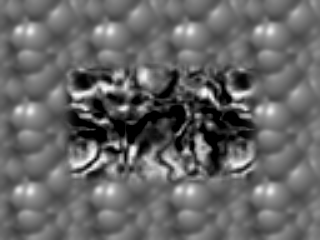
%> input picture CS4495 - Computer Vision/PS5/Problem 4 Code/Shift0.png, 320 x 240 px
$ octave ps5_4_1_3.m   (GNU Octave 9; MATLAB toolbox functions it lacks are replaced by stand-ins)
%> lines starting %> are read from the running program, lines starting %| are printed output that depends on the picture
### CS4495 - Computer Vision/PS5/Problem 4 Code/GaussianSequence.m
function [ pyramids ] = GaussianSequence( ims )
    len = length(ims);
    pyramids = {};
    for i = 1 : len
        pyramids = [pyramids; GaussianPyramid(ims{i})];
    end
end

### CS4495 - Computer Vision/PS5/Problem 4 Code/GaussianPyramid.m
function [ pyramid ] = GaussianPyramid( im )
    start = im2double(im);
    [sr, sc] = size(start);
    pyramid = {start};
    i = 2;
    while sr > 2 && sc > 2
        pyramid{i} = Reduce(pyramid{i - 1});
        [sr, sc] = size(pyramid{i});
        i = i + 1;
    end
end

### CS4495 - Computer Vision/PS5/Problem 4 Code/Warp.m
function [ warpI2 ] = Warp( im2, vx, vy)
    [M, N] = size(im2);
    [x, y] = meshgrid(1:N,1:M);
    warpI3 = interp2(x, y, im2, x + vx,y + vy, '*nearest'); % use Matlab interpolation routine
    warpI2 = interp2(x, y, im2, x + vx,y + vy, '*linear'); % use Matlab interpolation routine
    I = find(isnan(warpI2));
    warpI2(I) = warpI3(I);
    warpI2(isnan(warpI2)) = im2(isnan(warpI2));
end

### CS4495 - Computer Vision/PS5/Problem 4 Code/DrawOpticFlow.m
function [ ] = DrawOpticFlow( U, V )
    figure
    subplot(2,1,1), imagesc(U)
    colormap default
    colorbar
    subplot(2,1,2),imagesc(V)
    colormap default
    colorbar
    % [4 lines of commented-out code are left out]
end

### CS4495 - Computer Vision/PS5/Problem 4 Code/ps5_4_1_3.m
%f = {imread('shift0.png'), imread('shiftR2.png')};
%f = {imread('shift0.png'), imread('shiftR10.png')};
%f = {imread('shift0.png'), imread('shiftR20.png')};
f = {imread('shift0.png'), imread('shiftR40.png')};
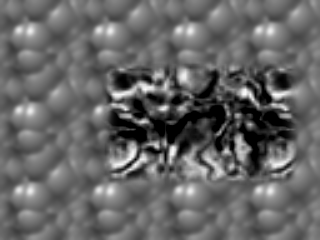
%> input picture CS4495 - Computer Vision/PS5/Problem 4 Code/ShiftR40.png, 320 x 240 px
%> f = 2 items
%f = {imread('yos_img_01.jpg'), imread('yos_img_02.jpg'), imread('yos_img_03.jpg')};
%f = {rgb2gray(imread('0.png')), rgb2gray(imread('1.png')), rgb2gray(imread('2.png'))};
ws = 24;
wsig = 4;
bs = 24;
bsig = 4;
frameTransitions = length(f) - 1;
%> frameTransitions = 1
gPyr = GaussianSequence(f);
%> gPyr = 16 items
[~, gHeight] = size(gPyr);
%> gHeight = 8
gHeightMax = 7;
assert(gHeight >= gHeightMax + 1);
U = cell(frameTransitions, gHeight);
%> U = {[], [], [], [], [], [], [], []}
V = cell(frameTransitions, gHeight);
%> V = {[], [], [], [], [], [], [], []}
warped = cell(frameTransitions, gHeight);
%> warped = {[], [], [], [], [], [], [], []}
for i = 1 : frameTransitions
    U{i, gHeightMax + 1} = 0 * gPyr{i, gHeightMax + 1};
    V{i, gHeightMax + 1} = 0 * gPyr{i, gHeightMax + 1};
    for j = gHeightMax : -1 : 1
        [sr, sc] = size(gPyr{i, j});
        up = Expand(U{i, j + 1}, sr, sc);
        vp = Expand(V{i, j + 1}, sr, sc);
        warped{i, j} = Warp(gPyr{i + 1, j}, 2 * up, 2 * vp);
        [us, vs] = OpticFlow(gPyr{i, j} , warped{i, j}, bs, bsig, ws, bsig);
        U{i, j} = up + us;
        V{i, j} = vp + vs;
    end
    [sr, sc] = size(gPyr{i, 1});
    DrawOpticFlow(U{i, 1}, V{i, 1});
    warp = Warp(gPyr{i + 1, 1}, U{i, 1}, V{i, 1});
    diff = gPyr{i, 1} - warp;
    dis = max([abs(min(min(diff))), abs(max(max(diff)))])
    sum(sum(abs(diff)))
    figure, imagesc(diff);
    colormap default
    colorbar
    [sr, sc] = size(warp);
    framesij = zeros(sr, sc, 2);
    framesij(:, :, 1) = gPyr{i, 1};
    framesij(:, :, 2) = warp;
    %implay(framesij, 60);
end
%> this loop made 1 pass
%> dis on pass 1: 0.899
%> pass 1, `DrawOpticFlow(U{i, 1}, V{i, 1});`:
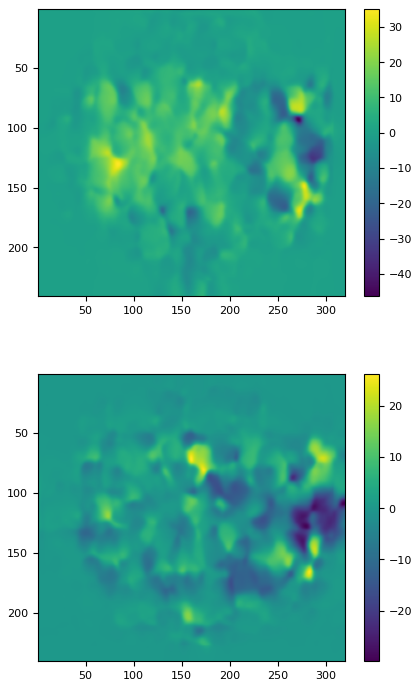
%> figure redrawn from the program's plot data, 2 panels
%> pass 1, in Warp, `warpI3 = interp2(x, y, im2, x + vx,y + vy, '*nearest');`:
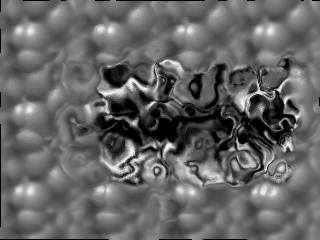
%> warpI3: size 240x320 double; 0.67% of the values are NaN or infinite; the others: min 0, max 0.984, mean 0.395; drawn with min black, max white, NaN and infinite black
%> pass 1, `diff = gPyr{i, 1} - warp;`:
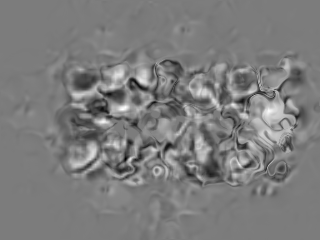
%> diff: size 240x320 double; min -0.856, max 0.899, mean 0.00383; drawn with min black and max white
%> after the loop, U = 8 items; V = 8 items; warped = 8 items
